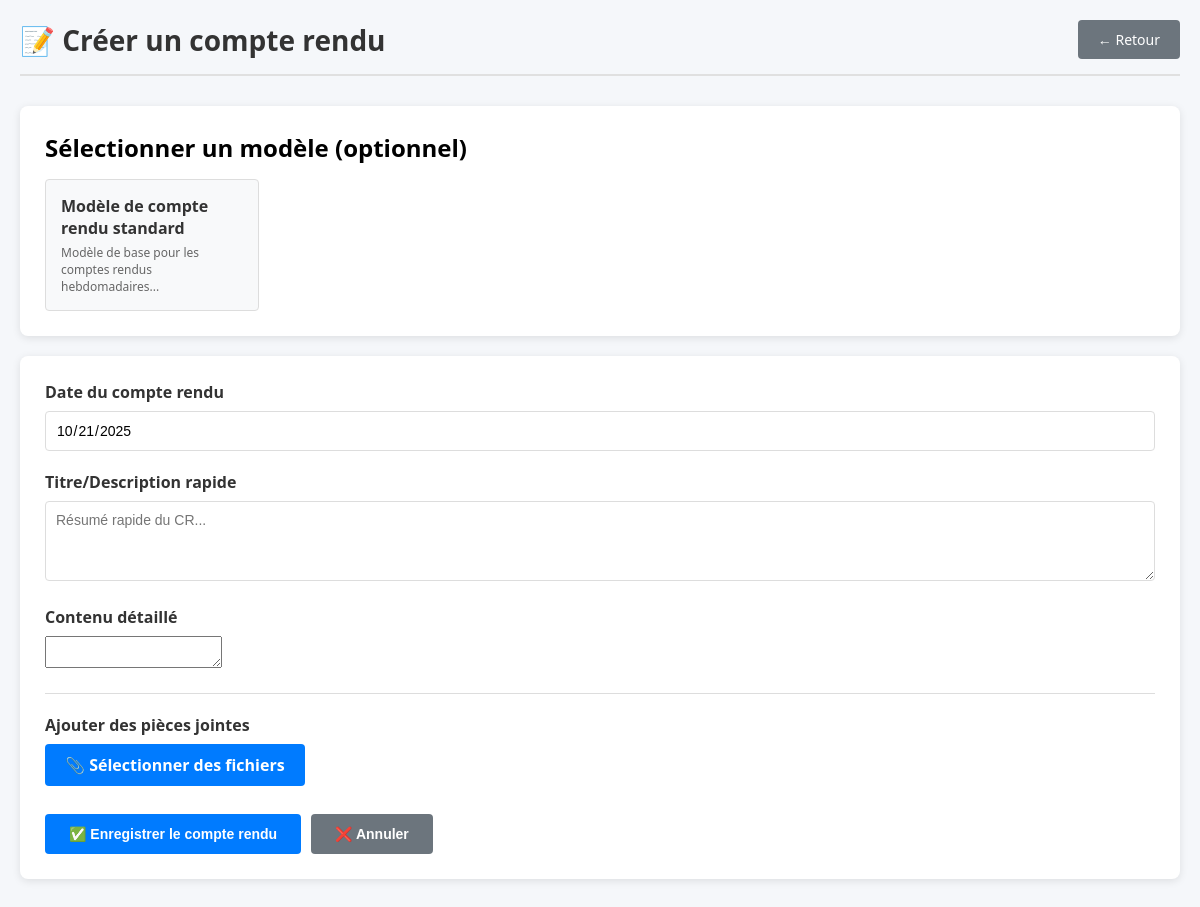
/editer_cr.php (signed in), run on the app's committed database.
### tables this page shows
CREATE TABLE IF NOT EXISTS `modeles_cr` (
  `id` int NOT NULL AUTO_INCREMENT,
  `titre` varchar(255) NOT NULL,
  `description` text,
  `contenu_html` LONGTEXT,
  `professeur_id` int NOT NULL,
  `date_creation` datetime DEFAULT CURRENT_TIMESTAMP,
  `actif` tinyint(1) DEFAULT '1',
  PRIMARY KEY (`id`),
  KEY `professeur_id` (`professeur_id`)
);

### editer_cr.php (the view, shortened to what this page needs)
<?php
include '_conf.php';
$bdd = mysqli_connect($serveurBDD, $userBDD, $mdpBDD, $nomBDD);
$user_id = $_SESSION['Sid'];
$show_cr_form = false;
$stage_query = "SELECT s.*, t.nom as tuteur_nom, t.prenom as tuteur_prenom, t.tel as tuteur_tel, t.email as tuteur_email
                FROM utilisateur u
                LEFT JOIN stage s ON u.num_stage = s.num
                LEFT JOIN tuteur t ON s.num_tuteur = t.num
                WHERE u.num = $user_id";
$stage_result = mysqli_query($bdd, $stage_query);
$stage_info = mysqli_fetch_assoc($stage_result);
if ($stage_info &&
    !empty($stage_info['nom']) &&
    !empty($stage_info['adresse']) &&
    !empty($stage_info['CP']) &&
    !empty($stage_info['ville']) &&
    !empty($stage_info['tel']) &&
    !empty($stage_info['libelleStage']) &&
    !empty($stage_info['email']) &&
    !empty($stage_info['tuteur_nom']) &&
    !empty($stage_info['tuteur_prenom']) &&
    !empty($stage_info['tuteur_tel']) &&
    !empty($stage_info['tuteur_email'])) {
    $show_cr_form = true;
}
$date_cr = date('Y-m-d');
$description = '';
$contenu_html = '';
$modeles_query = "SELECT * FROM modeles_cr WHERE actif = 1 ORDER BY date_creation DESC";
$modeles_result = mysqli_query($bdd, $modeles_query);
?>
<!DOCTYPE html>
<html lang="fr">
<head>
</head>
<body>
    <div class="container">
        <div class="header">
            <h1>📝 Créer un compte rendu</h1>
            <a href="accueil.php" class="back-btn">← Retour</a>
        </div>
        <?php if (!$show_cr_form): ?>
            <div class="card no-stage-warning">
                <strong>⚠️ Information incomplète</strong><br>
                Veuillez d'abord compléter votre profil (stage, tuteur, etc.) avant de créer un compte rendu.
                <br><a href="perso.php">Compléter mon profil →</a>
            </div>
        <?php else: ?>
            <div class="card">
                <h2>Sélectionner un modèle (optionnel)</h2>
                <?php if (mysqli_num_rows($modeles_result) > 0): ?>
                    <div class="list-modeles">
                        <?php while ($modele = mysqli_fetch_assoc($modeles_result)): ?>
                            <div class="modele-card" onclick="chargerModele(<?php echo $modele['id']; ?>)">
                                <h4><?php echo htmlspecialchars($modele['titre']); ?></h4>
                                <p><?php echo htmlspecialchars(substr($modele['description'], 0, 100)) . '...'; ?></p>
                            </div>
                        <?php endwhile; ?>
                    </div>
                <?php else: ?>
                    <p>Aucun modèle disponible</p>
                <?php endif; ?>
            </div>
            <form method="POST" enctype="multipart/form-data">
                <div class="card">
                    <div class="form-group">
                        <label for="date_cr">Date du compte rendu</label>
                        <input type="date" id="date_cr" name="date_cr" class="form-control" value="<?php echo $date_cr; ?>" readonly>
                    </div>
                    <div class="form-group">
                        <label for="description">Titre/Description rapide</label>
                        <textarea id="description" name="description" class="form-control" placeholder="Résumé rapide du CR..."><?php echo htmlspecialchars($description); ?></textarea>
                    </div>
                    <div class="form-group">
                        <label for="contenu_html">Contenu détaillé</label>
                        <textarea id="contenu_html" name="contenu_html"><?php echo htmlspecialchars($contenu_html); ?></textarea>
                    </div>
                    <div class="file-section">
                        <label>Ajouter des pièces jointes</label>
                        <div class="file-input-wrapper">
                            <label for="pieces_jointes" class="file-input-label">📎 Sélectionner des fichiers</label>
                        </div>
                    </div>
                    <div class="form-actions">
                        <button type="submit" name="insérer" class="btn btn-primary">
                            ✅ Enregistrer le compte rendu
                        </button>
                        <button type="button" class="btn btn-secondary" onclick="window.location.href='accueil.php';">
                            ❌ Annuler
                        </button>
                    </div>
                </div>
            </form>
        <?php endif; ?>
    </div>
</body>
</html>

### editer_cr.php (style rules this page uses)
* { margin: 0; padding: 0; box-sizing: border-box; }
body { font-family: 'Segoe UI', Tahoma, Geneva, Verdana, sans-serif; background-color: #f5f7fa; padding: 20px; }
.container { max-width: 1200px; margin: 0 auto; }
.card { background: white; border-radius: 8px; box-shadow: 0 2px 8px rgba(0,0,0,0.1); padding: 25px; margin-bottom: 20px; }
.header { display: flex; justify-content: space-between; align-items: center; margin-bottom: 30px; border-bottom: 2px solid #e0e0e0; padding-bottom: 15px; }
.header h1 { color: #333; font-size: 28px; }
.back-btn { background: #6c757d; color: white; padding: 10px 20px; border-radius: 4px; text-decoration: none; cursor: pointer; border: none; font-size: 14px; }
.form-group { margin-bottom: 20px; }
label { display: block; margin-bottom: 8px; font-weight: 600; color: #333; }
.form-control { width: 100%; padding: 10px; border: 1px solid #ddd; border-radius: 4px; font-size: 14px; font-family: Arial, sans-serif; }
textarea.form-control { resize: vertical; min-height: 80px; }
.form-actions { display: flex; gap: 10px; margin-top: 20px; }
.btn { padding: 12px 24px; border: none; border-radius: 4px; font-size: 14px; font-weight: 600; cursor: pointer; transition: all 0.2s; }
.btn-primary { background: #007bff; color: white; }
.btn-secondary { background: #6c757d; color: white; }
.file-section { margin-top: 20px; padding-top: 20px; border-top: 1px solid #ddd; }
.file-input-wrapper { position: relative; display: inline-block; }
.file-input-label { background: #007bff; color: white; padding: 10px 20px; border-radius: 4px; cursor: pointer; font-weight: 600; }
.list-modeles { display: grid; grid-template-columns: repeat(auto-fill, minmax(200px, 1fr)); gap: 10px; margin-top: 15px; }
.modele-card { background: #f8f9fa; border: 1px solid #ddd; border-radius: 4px; padding: 15px; cursor: pointer; transition: all 0.2s; }
.modele-card h4 { margin-bottom: 5px; color: #333; }
.modele-card p { font-size: 12px; color: #666; }

### data on the page
modeles_cr: titre "Modèle de compte rendu standard", description "Modèle de base pour les comptes rendus hebdomadaires"
